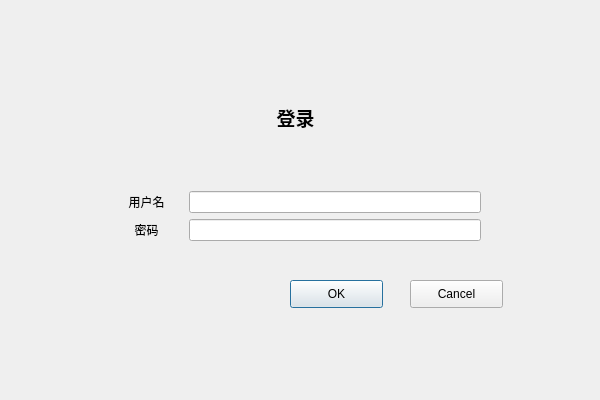
<?xml version="1.0" encoding="UTF-8"?>
<ui version="4.0">
 <class>Login</class>
 <widget class="QDialog" name="Login">
  <property name="geometry">
   <rect>
    <x>0</x>
    <y>0</y>
    <width>600</width>
    <height>400</height>
   </rect>
  </property>
  <property name="windowTitle">
   <string>Dialog</string>
  </property>
  <widget class="QWidget" name="verticalLayoutWidget">
   <property name="geometry">
    <rect>
     <x>110</x>
     <y>50</y>
     <width>371</width>
     <height>191</height>
    </rect>
   </property>
   <layout class="QVBoxLayout" name="verticalLayout">
    <item>
     <widget class="QLabel" name="label">
      <property name="font">
       <font>
        <family>宋体</family>
        <pointsize>14</pointsize>
        <weight>75</weight>
        <bold>true</bold>
       </font>
      </property>
      <property name="text">
       <string>登录</string>
      </property>
      <property name="alignment">
       <set>Qt::AlignCenter</set>
      </property>
      <property name="wordWrap">
       <bool>false</bool>
      </property>
      <property name="textInteractionFlags">
       <set>Qt::LinksAccessibleByMouse</set>
      </property>
     </widget>
    </item>
    <item>
     <layout class="QHBoxLayout" name="horizontalLayout_3" stretch="1,4">
      <item>
       <widget class="QLabel" name="label_3">
        <property name="text">
         <string>用户名</string>
        </property>
        <property name="alignment">
         <set>Qt::AlignCenter</set>
        </property>
       </widget>
      </item>
      <item>
       <widget class="QLineEdit" name="username"/>
      </item>
     </layout>
    </item>
    <item>
     <layout class="QHBoxLayout" name="horizontalLayout_2" stretch="1,4">
      <item>
       <widget class="QLabel" name="label_2">
        <property name="text">
         <string>密码</string>
        </property>
        <property name="alignment">
         <set>Qt::AlignCenter</set>
        </property>
       </widget>
      </item>
      <item>
       <widget class="QLineEdit" name="password">
        <property name="echoMode">
         <enum>QLineEdit::Password</enum>
        </property>
       </widget>
      </item>
     </layout>
    </item>
   </layout>
  </widget>
  <widget class="QPushButton" name="ok">
   <property name="geometry">
    <rect>
     <x>290</x>
     <y>280</y>
     <width>93</width>
     <height>28</height>
    </rect>
   </property>
   <property name="text">
    <string>OK</string>
   </property>
  </widget>
  <widget class="QPushButton" name="cancel">
   <property name="geometry">
    <rect>
     <x>410</x>
     <y>280</y>
     <width>93</width>
     <height>28</height>
    </rect>
   </property>
   <property name="text">
    <string>Cancel</string>
   </property>
  </widget>
 </widget>
 <resources/>
 <connections/>
</ui>
